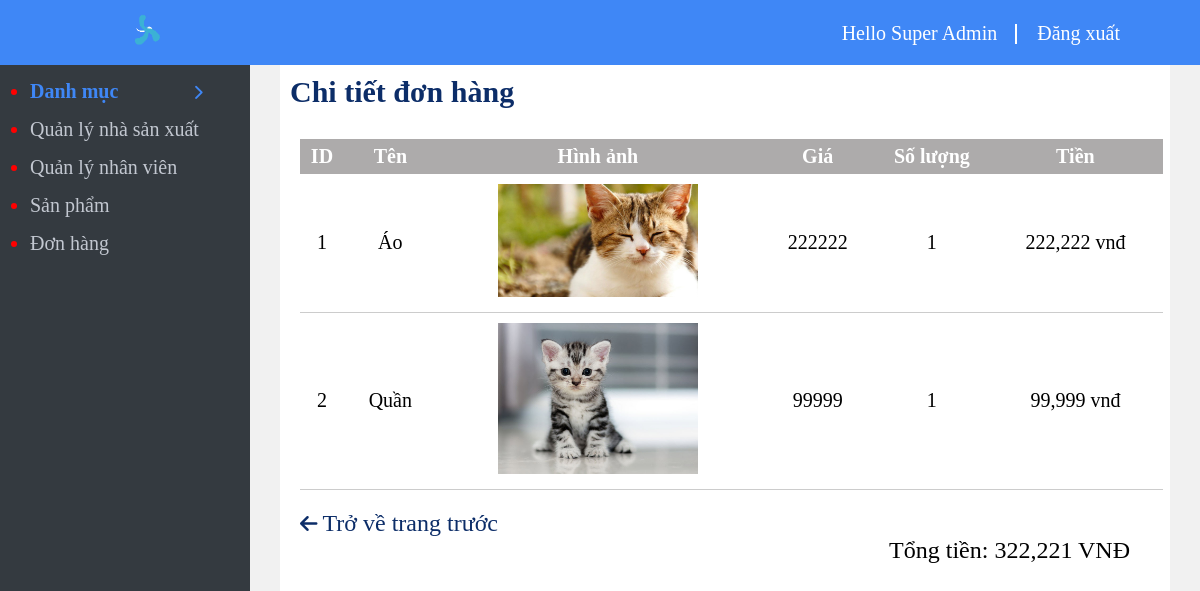
The page /admin/orders/detail.php?id=31 (signed in) on the database as committed earlier.
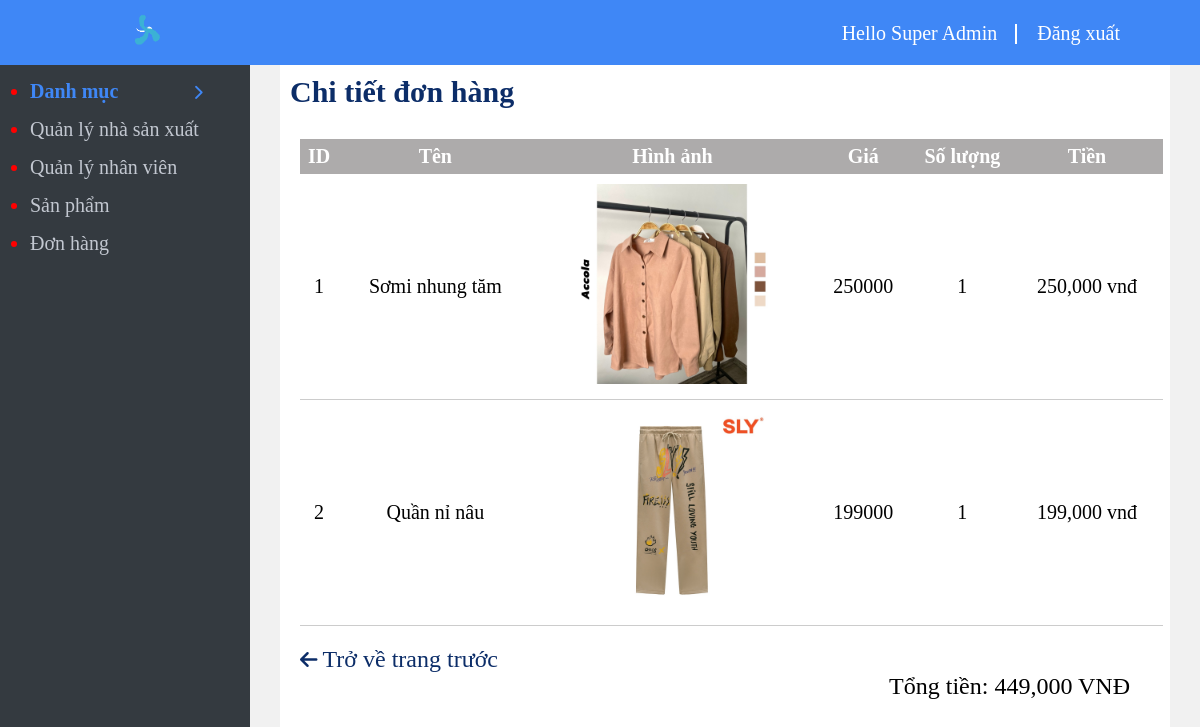
The same page on the database as committed later.
### tables this page shows
CREATE TABLE `detail_orders` (
  `orders_id` int(11) NOT NULL,
  `product_id` int(11) NOT NULL,
  `quantity` int(11) NOT NULL,
  `size` varchar(11) NOT NULL
);

CREATE TABLE `product` (
  `id` int(11) NOT NULL,
  `name` varchar(50) NOT NULL,
  `description` text NOT NULL,
  `img` text NOT NULL,
  `price` int(11) NOT NULL,
  `manufacturers_id` int(11) NOT NULL,
  `category_detail_id` int(11) NOT NULL
);

### admin/orders/detail.php (the view, shortened to what this page needs)
<?php require'../menu_top.php'?>
<?php require '../connect.php';
$id=$_GET['id'];
$sum=0;
$sql="select *
from detail_orders
join product on product.id=detail_orders.product_id where orders_id='$id'";
$result=mysqli_query($connect,$sql);
?>	<h2 style="padding: 10px; display: inline-block; color: #0c2d68;" >Chi tiết đơn hàng</h2>
	<table>
		<tr>
			<th>ID</th>
			<th>Tên</th>
			<th>Hình ảnh</th>
			<th>Giá</th>
			<th>Số lượng</th>
			<th>Tiền</th>
		</tr>
		<?php foreach ($result as $id => $each) {  ?>
		<tr style="text-align:center;">
			<td><?php echo $id+1 ?></td>
			<td><?php echo $each['name']?></td>
			<td><img width="200" src="../product/photos/<?php echo $each['img']?>" alt=""></td>
			<td><?php echo $each['price']?></td>
			<td><?php echo $each['quantity']?></td>
			<td>
				<?php
				 $result=$each['price'] * $each['quantity'];
					echo number_format($result, 0, '', ',');
					$sum+=$result;
				?>
				vnđ
				</td>
		</tr>
		<?php } ?>
	</table>
	<div style="padding-left:20px;">
		<a  style="color:#0c2d68; text-decoration: none;" href="index.php">
			<i class="fas fa-arrow-left"></i>
		    <span style="font-size: 24px;">Trở về trang trước</span>
		</a>
	</div>
	<p style="float: right;font-size:24px; padding-right: 40px;">
	Tổng tiền: <?php echo number_format($sum, 0, '', ',')?> VNĐ
	</p>
<?php require'../menu_bottom.php'?>

Rows that differ between the two databases and show on the page:
changed through a linked row, detail_orders: product.name "Áo" → "Sơmi nhung tăm"; product.img: a different picture; product.price "222222" → "250000"; result "222,222" → "250,000"
changed through a linked row, detail_orders: product.name "Quần" → "Quần nỉ nâu"; product.img: a different picture; product.price "99999" → "199000"; result "99,999" → "199,000"
Other text that changed with them:
$sum: "322,221" → "449,000"
